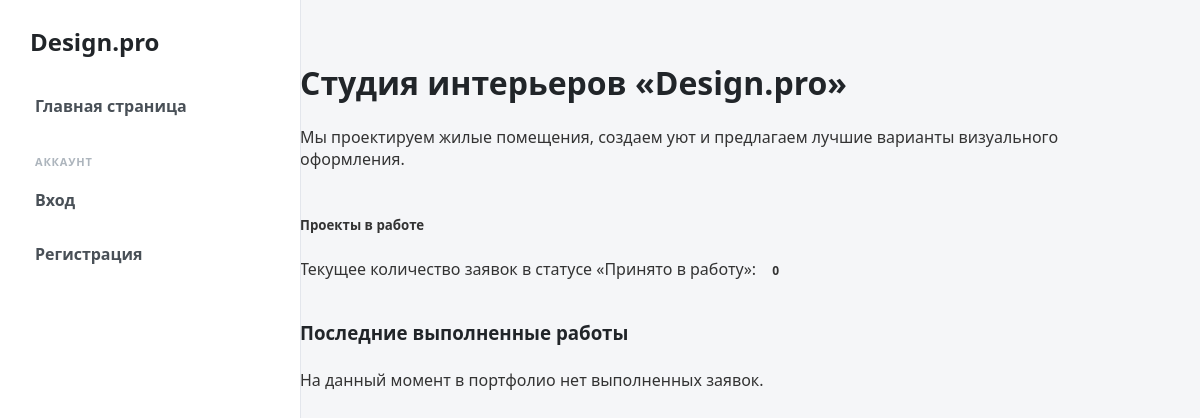
The app's page /catalog/, older data.
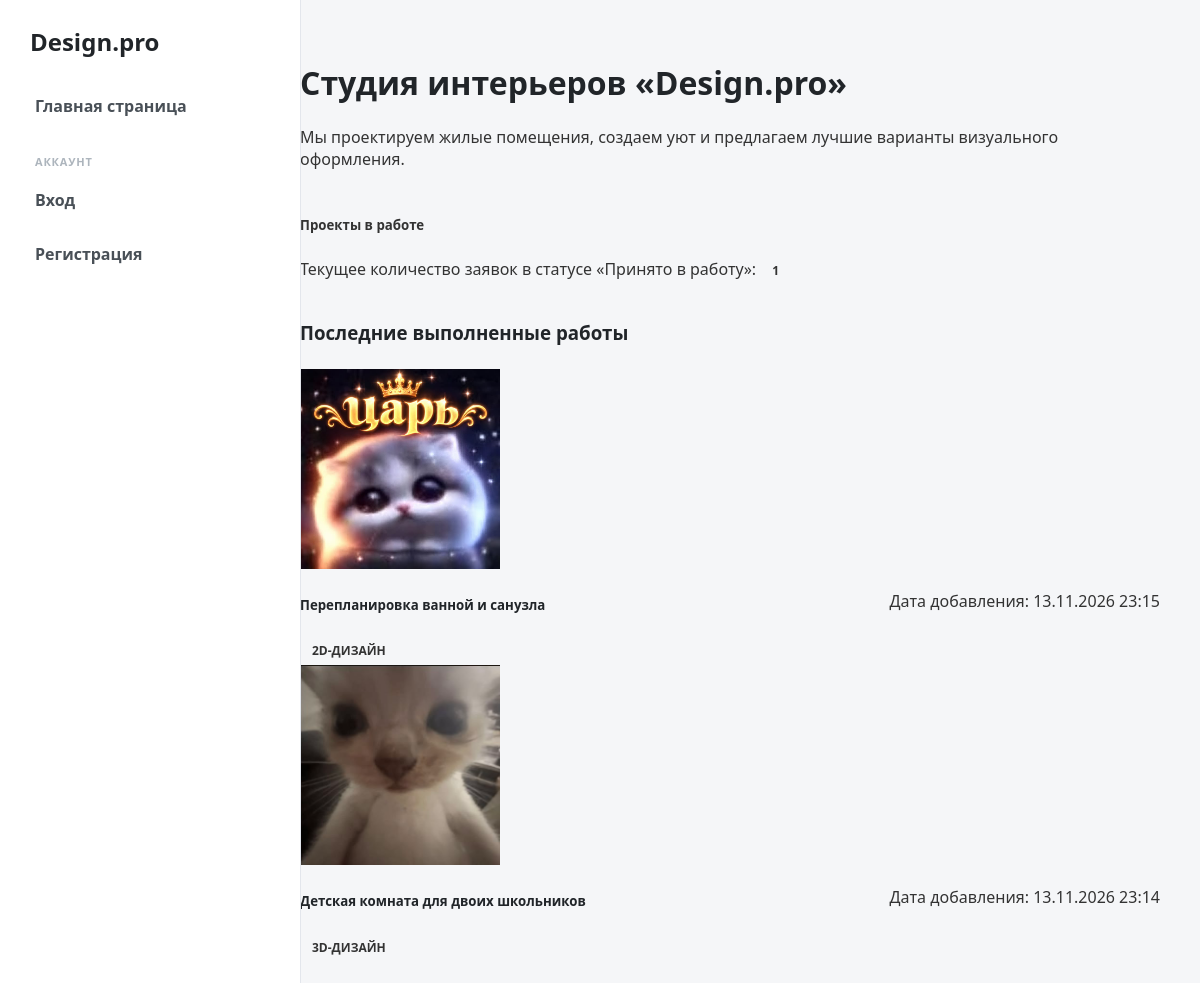
The same page, newer data.
### catalog/models.py (models this page shows, shortened)
class Application(models.Model):
    STATUS_CHOICES = (
        ('n', 'Новая'),
        ('w', 'Принято в работу'),
        ('d', 'Выполнено'),
    )
    id = models.UUIDField(primary_key=True, default=uuid.uuid4, help_text="Уникальный ID заявки")
    user = models.ForeignKey(User, on_delete=models.CASCADE, verbose_name="Заявитель")
    title = models.CharField(max_length=200, verbose_name="Название") # чар для короткого
    description = models.TextField(verbose_name="Описание") # текст для длинного
    category = models.ForeignKey(Category, on_delete=models.CASCADE, verbose_name="Категория") #связь с таблицей категорий
    photo = models.ImageField(upload_to='plans/', verbose_name="Фото помещения или его план") #поле для загрузки картинки
    design_photo = models.ImageField(upload_to='designs/', null=True, blank=True, verbose_name="Итоговый дизайн")
    created_at = models.DateTimeField(auto_now_add=True, verbose_name="Временная метка добавления")
    status = models.CharField(max_length=1, choices=STATUS_CHOICES, default='n', verbose_name="Статус заявки")
    comment = models.TextField(null=True, blank=True, verbose_name="Комментарий администратора")
    class Meta:
        ordering = ['-created_at']  # свежие заявки выводятся в начале списка по умолчанию
        verbose_name = "Заявка"
        verbose_name_plural = "Заявки"

class Category(models.Model):
    name = models.CharField(max_length=200, unique=True, verbose_name="Название категории") #unique=True запрещает 2 одинаковых категории делать
    class Meta:
        verbose_name = "Категория заявки"
        verbose_name_plural = "Категории заявок"

### catalog/views.py (the view)
# urls.py: path('', views.index, name='index'),
def index(request):
    completed_apps = Application.objects.filter(status='d').order_by('-created_at')[:4]
    processing_count = Application.objects.filter(status='w').count()
    return render(request, 'catalog/index.html', {
        'completed_apps': completed_apps,
        'processing_count': processing_count
    })

### catalog/templates/catalog/index.html
{% extends "catalog/base_generic.html" %}
{% block content %}
<div class="p-5 mb-4 bg-white rounded-3 border-0 shadow-sm">
    <div class="container-fluid py-2">
        <h1 class="display-5 fw-bold" style="color: #212529;">Студия интерьеров «Design.pro»</h1>
        <p class="col-md-8 fs-5 text-muted">Мы проектируем жилые помещения, создаем уют и предлагаем лучшие варианты визуального оформления.</p>
    </div>
</div>
<div class="card border-0 shadow-sm mb-5 bg-primary text-white">
    <div class="card-body d-flex align-items-center p-4">
        <div>
            <h5 class="card-title mb-1 fw-bold">Проекты в работе</h5>
            <p class="card-text fs-5 mb-0">Текущее количество заявок в статусе «Принято в работу»: <strong class="badge bg-white text-primary fs-5">{{ processing_count }}</strong></p>
        </div>
    </div>
</div>
<h3 class="fw-bold mb-4" style="color: #212529;">Последние выполненные работы</h3>
{% if completed_apps %}
    <div class="row g-4">
        {% for app in completed_apps %}
            <div class="col-sm-6 col-md-3">
                <div class="card h-100 border-0 shadow-sm bg-white overflow-hidden">
                    {% if app.design_photo %}
                        <img src="{{ app.design_photo.url }}" alt="{{ app.title }}" class="card-img-top" style="height: 200px; object-fit: cover;">
                    {% else %}
                        <div class="bg-light text-muted d-flex align-items-center justify-content-center" style="height: 200px;">Нет фото дизайна</div>
                    {% endif %}
                    <div class="card-body p-4 d-flex flex-column justify-content-between">
                        <div>
                            <h5 class="card-title fw-bold mb-2" style="color: #212529;">{{ app.title }}</h5>
                            <span class="badge bg-secondary-subtle text-secondary mb-3">{{ app.category.name }}</span>
                        </div>
                        <p class="card-text text-muted small mb-0">Дата добавления: {{ app.created_at|date:"d.m.Y H:i" }}</p>
                    </div>
                </div>
            </div>
        {% endfor %}
    </div>
{% else %}
    <div class="alert alert-light border-0 shadow-sm p-4 text-muted">На данный момент в портфолио нет выполненных заявок.</div>
{% endif %}
{% endblock %}

Row changes from the older to the newer data that the page shows:
added Application: design_photo (picture), title "Перепланировка ванной и санузла", category.name "2D-ДИЗАЙН", created_at "13.11.2026 23:15"
added Application: design_photo (picture), title "Детская комната для двоих школьников", category.name "3D-ДИЗАЙН", created_at "13.11.2026 23:14"
Text that changed along with them:
{{ processing_count }}: "0" → "1"
text no longer shown: "На данный момент в портфолио нет выполненных заявок."
